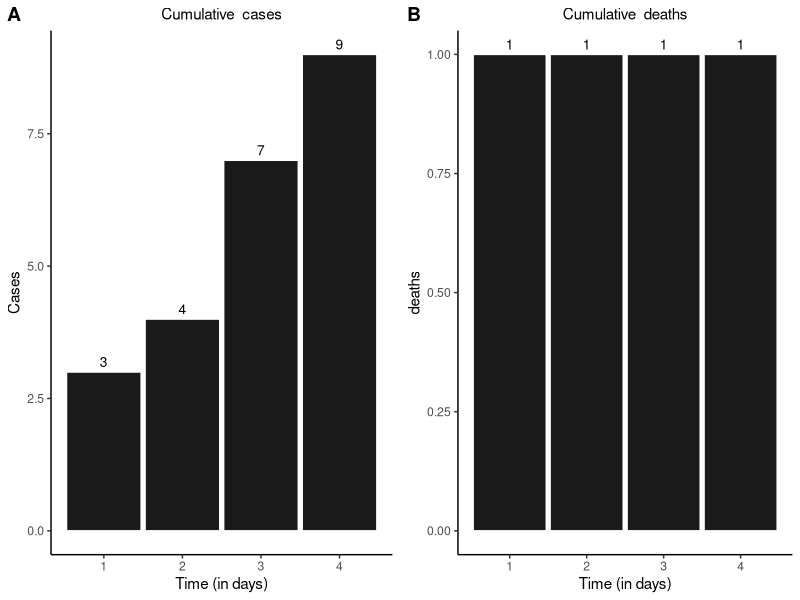
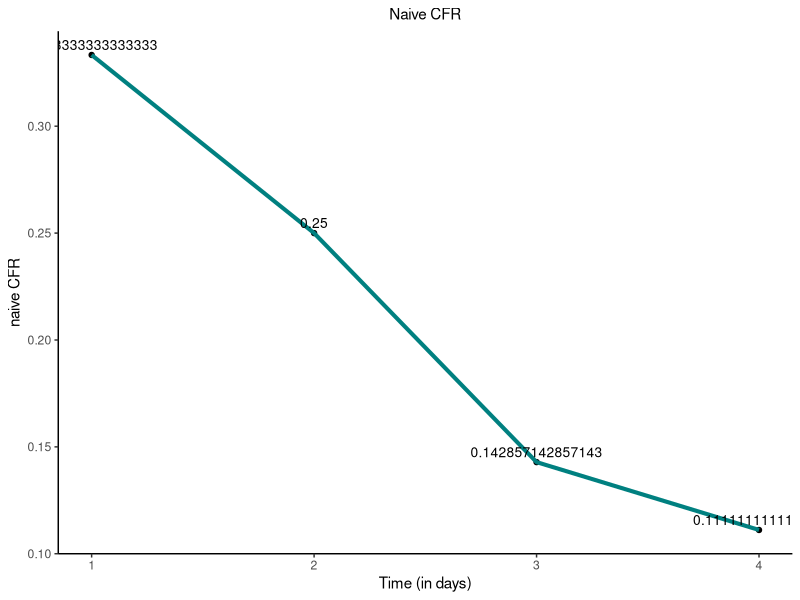
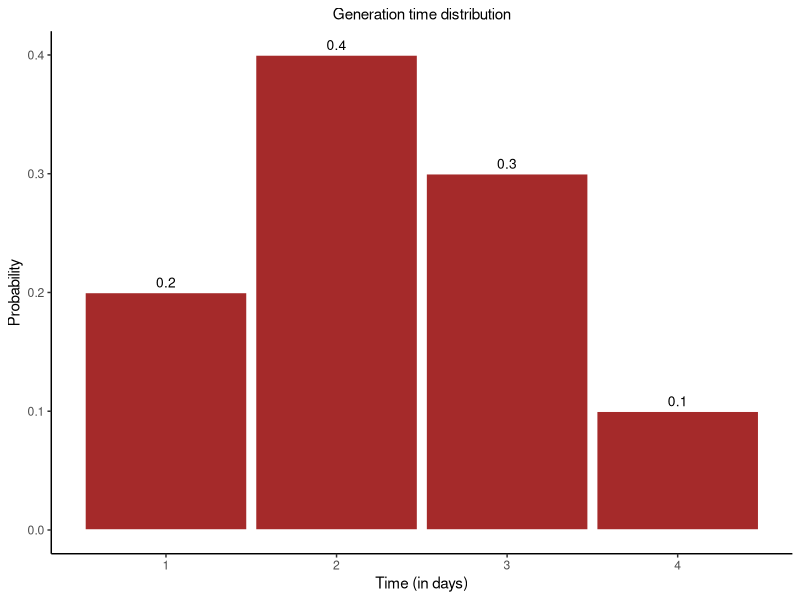

The R source for these figures, in order:
## ---- chunk 1
library(tidyverse)
library(cowplot)
cases <- c(rep(1, 3), rep(2, 1), rep(3, 3), rep(4, 2))
df <- as.data.frame(table(cases))
names(df) <- c("time", "cases")
df$time <- as.numeric(as.character(df$time))
df$deaths <- c(1,0,0,0)

gc <- df %>%
  ggplot(aes(x = time, y = cumsum(cases))) +
  geom_bar(stat = "identity", fill = "gray10",
           color = "white",
           width = 0.95) +
  geom_text(aes(label = cumsum(cases)),
            vjust = -0.5,   # moves labels above bars
            size = 3.5) +
  scale_x_continuous(breaks = seq(1, 5, 1)) +
  labs(
    x = "Time (in days)",
    y = "Cases",
    title = "Cumulative  cases"
  ) +
  theme_classic() +
  theme(
    plot.title = element_text(hjust = 0.5, size = 11)
  )

gd <- df %>%
  ggplot(aes(x = time, y = cumsum(deaths))) +
  geom_bar(stat = "identity", fill = "gray10",
           color = "white",
           width = 0.95) +
  geom_text(aes(label = cumsum(deaths)),
            vjust = -0.5,   # moves labels above bars
            size = 3.5) +
  scale_x_continuous(breaks = seq(1, 5, 1)) +
  labs(
    x = "Time (in days)",
    y = "deaths",
    title = "Cumulative  deaths"
  ) +
  theme_classic() +
  theme(
    plot.title = element_text(hjust = 0.5, size = 11)
  )

cowplot::plot_grid(gc, gd, labels = "AUTO")
## ---- chunk 2
df = df %>% 
  mutate(naive_cfr = cumsum(deaths)/cumsum(cases)) 

df %>% ggplot(aes(x = time, y = naive_cfr)) +
  geom_point() +
  geom_line(linewidth = 1.4, color = "#008080") +
  geom_text(aes(label = naive_cfr),
            vjust = -0.5,   # moves labels above bars
            size = 3.5) +
  scale_x_continuous(breaks = seq(1, 5, 1)) +
  labs(
    x = "Time (in days)",
    y = "naive CFR",
    title = "Naive CFR"
  ) +
  theme_classic() +
  theme(
    plot.title = element_text(hjust = 0.5, size = 11)
  )
## ---- chunk 3
df$delay <- c(0.2, 0.4, 0.3, 0.1)
gf <- df %>%
  ggplot(aes(x = time, y = delay)) +
  geom_bar(stat = "identity", fill = "brown",
           color = "white",
           width = 0.95) +
  geom_text(aes(label = delay),
            vjust = -0.5,   # moves labels above bars
            size = 3.5) +
  scale_x_continuous(breaks = seq(1, 5, 1)) +
  labs(
    y = "Probability",
    x = "Time (in days)",
    title = "Generation time distribution"
  ) +
  theme_classic() +
  theme(
    plot.title = element_text(hjust = 0.5, size = 11)
  )
gf
